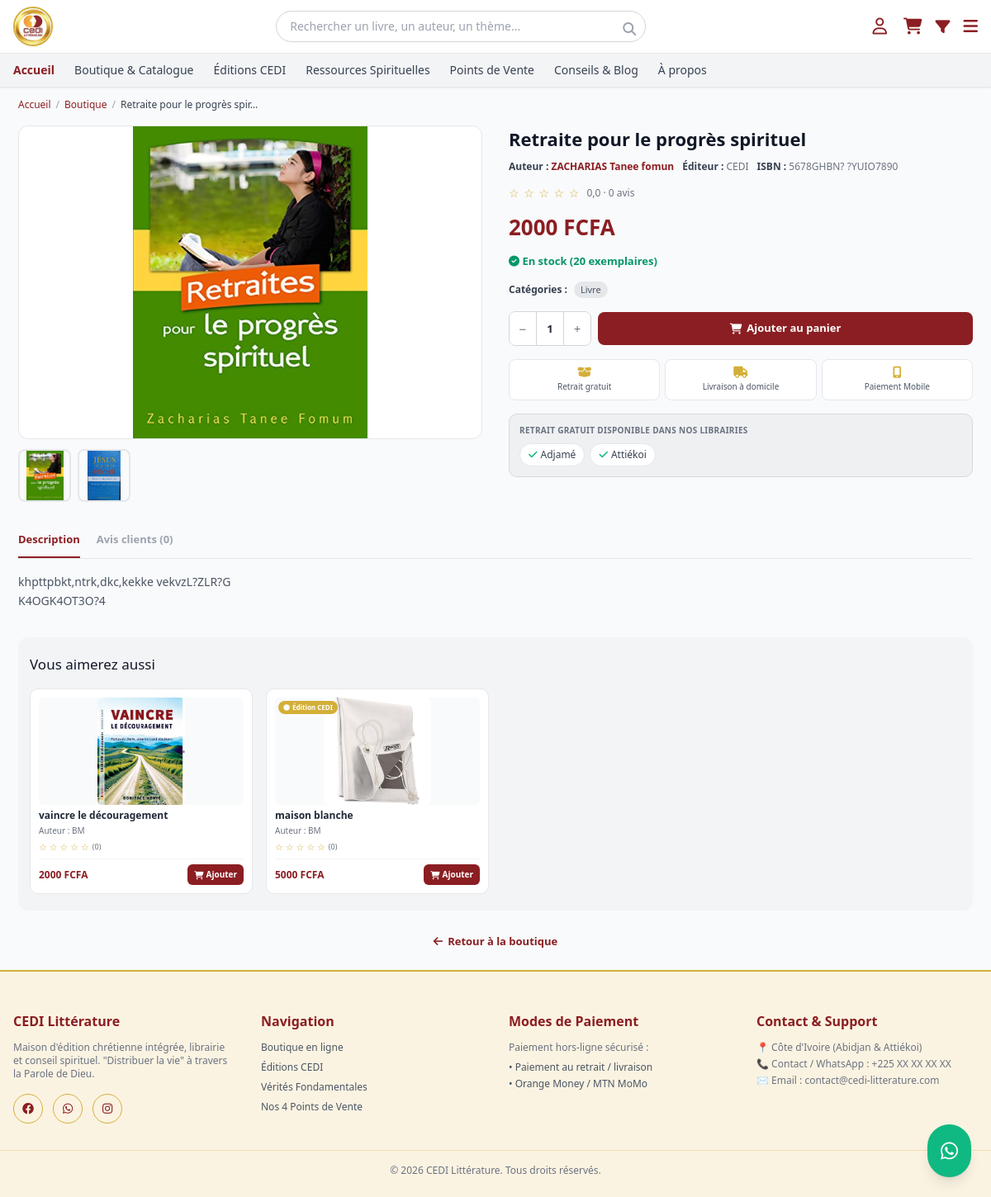
The page /produit/4/ on the database its author committed.
### appcedi/models.py (models this page shows, shortened)
class Produit(models.Model):
    TYPES = (('livre', 'Livre'), ('bible', 'Bible'), ('cd', 'CD'), ('cadeau', 'Cadeau'))
    titre = models.CharField(max_length=255)
    auteur = models.CharField(max_length=255, blank=True, null=True)
    editeur = models.CharField(max_length=255, blank=True, null=True)
    isbn = models.CharField(max_length=20, blank=True, null=True)
    description = models.TextField()
    prix = models.IntegerField()
    poids = models.FloatField(blank=True, null=True)
    type_produit = models.CharField(max_length=20, choices=TYPES, default='livre')
    est_edition_cedi = models.BooleanField(default=False)
    quantite_stock = models.IntegerField(default=0)
    seuil_alerte = models.IntegerField(default=3)
    statut = models.BooleanField(default=True)
    categories = models.ManyToManyField(Categorie, through='ProduitCategorie', blank=True)
    def moyenne_avis(self):
        avis = self.avis.filter(statut='approuve')
        if avis.exists():
            return round(sum(a.note for a in avis) / avis.count(), 1)
        return 0
    def nombre_avis(self):
        return self.avis.filter(statut='approuve').count()

class Image(models.Model):
    produit = models.ForeignKey(Produit, on_delete=models.CASCADE, related_name='images')
    url_image = models.ImageField(upload_to='produits/')
    est_principale = models.BooleanField(default=False)

class Categorie(models.Model):
    nom = models.CharField(max_length=100)
    description = models.TextField(blank=True, null=True)
    categorie_parente = models.ForeignKey('self', on_delete=models.SET_NULL, blank=True, null=True)

class PointVente(models.Model):
    nom = models.CharField(max_length=100)
    adresse_complete = models.TextField()
    telephone = models.CharField(max_length=20, blank=True, null=True)
    horaires_ouverture = models.CharField(max_length=255, blank=True, null=True)
    url_image = models.ImageField(upload_to='points_vente/', blank=True, null=True)

### appcedi/views.py (the view)
# urls.py: path('produit/<int:pk>/', views.detail_produit, name='detail_produit'),
def detail_produit(request, pk):
    produit = get_object_or_404(Produit, pk=pk, statut=True)
    mon_avis = None
    if request.user.is_authenticated:
        mon_avis = AvisClient.objects.filter(produit=produit, utilisateur=request.user).first()
    images = produit.images.all()
    image_principale = images.filter(est_principale=True).first()
    if not image_principale and images.exists():
        image_principale = images.first()
    autres_images = images.exclude(pk=image_principale.pk) if image_principale else images
    avis_approuves = produit.avis.filter(statut='approuve')
    note_moyenne = produit.moyenne_avis()
    total_avis = avis_approuves.count()
    repartition = {i: avis_approuves.filter(note=i).count() for i in range(1, 6)}
    categories = produit.categories.all()
    produits_similaires = Produit.objects.filter(
        categories__in=categories, statut=True
    ).exclude(pk=produit.pk).distinct()[:4]
    context = {
        'produit': produit,
        'image_principale': image_principale,
        'autres_images': autres_images,
        'avis_approuves': avis_approuves,
        'note_moyenne': note_moyenne,
        'total_avis': total_avis,
        'repartition': repartition,
        'produits_similaires': produits_similaires,
        'points_vente': PointVente.objects.all(),
        'mon_avis': mon_avis,
    }
    return render(request, 'appcedi/detail_produit.html', context)

### appcedi/context_processors.py (called while the page is built)
def panier_context(request):
    panier = None
    nombre_articles = 0
    if request.user.is_authenticated:
        try:
            panier = Panier.objects.get(utilisateur=request.user)
        except Panier.DoesNotExist:
            panier = None
    else:
        session_key = request.session.session_key
        if session_key:
            try:
                panier = Panier.objects.get(session_id=session_key)
            except Panier.DoesNotExist:
                panier = None
    if panier:
        nombre_articles = sum(article.quantite for article in panier.articles.all())
    return {
        'nombre_articles_panier': nombre_articles,
        'categories_menu': Categorie.objects.all(),
    }

### templates/appcedi/detail_produit.html (shortened to what this page needs)
{% extends 'appcedi/base.html' %}
{% block content %}
<div class="pf-container">
    <nav class="pf-breadcrumb">
        <a href="{% url 'accueil' %}">Accueil</a>
        <span>/</span>
        <a href="{% url 'accueil' %}#boutique">Boutique</a>
        <span>/</span>
        <span class="current">{{ produit.titre|truncatechars:30 }}</span>
    </nav>
    <div class="pf-product">
        <div>
            <div class="pf-gallery-main">
                {% if image_principale and image_principale.url_image %}
                    <img id="pfMainImage" src="{{ image_principale.url_image.url }}" alt="{{ produit.titre }}">
                {% else %}
                    <img id="pfMainImage" src="https://images.unsplash.com/photo-1543002588-bfa74002ed7e?w=500&auto=format&fit=crop&q=75" alt="{{ produit.titre }}">
                {% endif %}
            </div>
            {% if autres_images %}
            <div class="pf-thumbs">
                {% if image_principale and image_principale.url_image %}
                <button type="button" class="pf-thumb" data-img="{{ image_principale.url_image.url }}">
                    <img src="{{ image_principale.url_image.url }}" alt="Miniature">
                </button>
                {% endif %}
                {% for img in autres_images %}
                {% if img.url_image %}
                <button type="button" class="pf-thumb" data-img="{{ img.url_image.url }}">
                    <img src="{{ img.url_image.url }}" alt="Miniature">
                </button>
                {% endif %}
                {% endfor %}
            </div>
            {% endif %}
        </div>
        <div>
            <h1 class="pf-title">{{ produit.titre }}</h1>
            <div class="pf-meta">
                {% if produit.auteur %}<span><b>Auteur :</b> <span class="pf-author-name">{{ produit.auteur }}</span></span>{% endif %}
                {% if produit.editeur %}<span><b>Éditeur :</b> {{ produit.editeur }}</span>{% endif %}
                {% if produit.isbn %}<span><b>ISBN :</b> {{ produit.isbn }}</span>{% endif %}
            </div>
            <div class="pf-rating-row">
                <span class="pf-stars">
                    {% for i in "12345"|make_list %}
                        {% if forloop.counter <= note_moyenne|floatformat:0|add:"0" %}★{% else %}☆{% endif %}
                    {% endfor %}
                </span>
                <span class="pf-rating-count">{{ note_moyenne|floatformat:1 }} · <a href="#" onclick="pfShowTab('avis');return false;" style="color:inherit;">{{ total_avis }} avis</a></span>
            </div>
            <div class="pf-price">{{ produit.prix|floatformat:0 }} FCFA</div>
            {% if produit.quantite_stock > 0 %}
                <div class="pf-stock ok"><i class="fa-solid fa-circle-check"></i> En stock ({{ produit.quantite_stock }} exemplaires)</div>
            {% else %}
                <div class="pf-stock out"><i class="fa-solid fa-circle-xmark"></i> Rupture de stock</div>
            {% endif %}
            {% if produit.categories.all %}
            <div class="pf-categories">
                <b>Catégories :</b>
                {% for cat in produit.categories.all %}
                    <span class="pf-cat-tag">{{ cat.nom }}</span>
                {% endfor %}
            </div>
            {% endif %}
            <form action="{% url 'ajouter_au_panier' produit.pk %}" method="post" style="margin: 0;">
                <div class="pf-action-row">
                    <div class="pf-qty">
                        <button type="button" onclick="document.getElementById('pfQty').stepDown()">−</button>
                        <input id="pfQty" type="number" name="quantite" value="1" min="1" max="{{ produit.quantite_stock }}">
                        <button type="button" onclick="document.getElementById('pfQty').stepUp()">+</button>
                    </div>
                    {% if produit.quantite_stock > 0 %}
                        <button type="submit" class="pf-btn-add"><i class="fa-solid fa-cart-shopping"></i> Ajouter au panier</button>
                    {% else %}
                        <button type="button" class="pf-btn-add" disabled style="opacity: 0.6; cursor: not-allowed;"><i class="fa-solid fa-cart-shopping"></i> Indisponible</button>
                    {% endif %}
                </div>
            </form>
            <div class="pf-perks-wrapper">
                <div class="pf-perks">
                    <div><i class="fa-solid fa-box-open"></i>Retrait gratuit</div>
                    <div><i class="fa-solid fa-truck"></i>Livraison à domicile</div>
                    <div><i class="fa-solid fa-mobile-screen-button"></i>Paiement Mobile</div>
                </div>
            </div>
            {% if points_vente %}
            <div class="pf-pickup-box">
                <h4>Retrait gratuit disponible dans nos librairies</h4>
                <ul class="pf-pickup-list">
                    {% for pv in points_vente %}
                        <li><i class="fa-solid fa-check"></i>{{ pv.nom }}</li>
                    {% endfor %}
                </ul>
            </div>
            {% endif %}
        </div>
    </div>
    <div class="pf-tabs">
        <div class="pf-tab-nav">
            <button class="active" onclick="pfShowTab('description', this)">Description</button>
            <button onclick="pfShowTab('avis', this)">Avis clients ({{ total_avis }})</button>
        </div>
        <div id="pf-tab-description" class="pf-tab-panel active">
            <p style="font-size:14px; color:#4b5563; line-height:1.7; max-width:720px; white-space:pre-line;">{{ produit.description }}</p>
        </div>
    </div>
    {% if produits_similaires %}
    <section class="pf-related">
        <h3>Vous aimerez aussi</h3>
        <div class="pf-related-grid">
            {% for similaire in produits_similaires %}
            <div class="pf-rel-card">
                <a href="{% url 'detail_produit' similaire.pk %}" style="text-decoration: none; color: inherit; display: block;">
                    <div class="pf-rel-imgwrap">
                        {% if similaire.est_edition_cedi %}
                            <span class="pf-rel-badge"><i class="fa-solid fa-certificate"></i> Édition CEDI</span>
                        {% endif %}
                        {% with similaire.images.all|first as img %}
                            {% if img %}
                                <img src="{{ img.url_image.url }}" alt="{{ similaire.titre }}">
                            {% else %}
                                <img src="https://images.unsplash.com/photo-1543002588-bfa74002ed7e?w=300&auto=format&fit=crop&q=70" alt="{{ similaire.titre }}">
                            {% endif %}
                        {% endwith %}
                    </div>
                    <h4>{{ similaire.titre|truncatechars:28 }}</h4>
                    <p class="pf-rel-author">Auteur : {{ similaire.auteur|default:"Inconnu" }}</p>
                    <div class="pf-rel-stars">
                        {% with note=similaire.moyenne_avis %}
                            {% for i in "12345"|make_list %}
                                {% if forloop.counter <= note|floatformat:0|add:"0" %}★{% else %}☆{% endif %}
                            {% endfor %}
                            <span>({{ similaire.nombre_avis }})</span>
                        {% endwith %}
                    </div>
                </a>
                <div class="pf-rel-bottom">
                    <span class="pf-rel-price">{{ similaire.prix|floatformat:0 }} FCFA</span>
                    {% if similaire.quantite_stock > 0 %}
                        <a href="{% url 'ajouter_au_panier' similaire.pk %}" class="pf-rel-add"><i class="fa-solid fa-cart-shopping"></i> Ajouter</a>
                    {% endif %}
                </div>
            </div>
            {% endfor %}
        </div>
    </section>
    {% endif %}
    <div class="pf-back">
        <a href="{% url 'accueil' %}#boutique"><i class="fa-solid fa-arrow-left"></i> Retour à la boutique</a>
    </div>
</div>
{% endblock %}

### rows shown on the page
Produit: titre "Retraite pour le progrès spir…", titre "Retraite pour le progrès spirituel", auteur "ZACHARIAS Tanee fomun", editeur "CEDI", isbn "5678GHBN? ?YUIO7890", prix "2000", quantite_stock "20", description "khpttpbkt,ntrk,dkc,kekke vekvzL?ZLR?G K4OGK4OT3O?4"
Image: url_image (picture)
Image: url_image (picture)
Categorie: nom "Livre"
PointVente: nom "Adjamé"
PointVente: nom "Attiékoi"
Produit: url_image (picture), titre "vaincre le découragement", auteur "BM", nombre_avis "0", prix "2000", quantite_stock "Ajouter"
Produit: est_edition_cedi True (drawn), url_image (picture), titre "maison blanche", auteur "BM", nombre_avis "0", prix "5000", quantite_stock "Ajouter"

### other values the page prints
{{ note_moyenne|floatformat:1 }} "0,0"
{{ total_avis }} "0"
